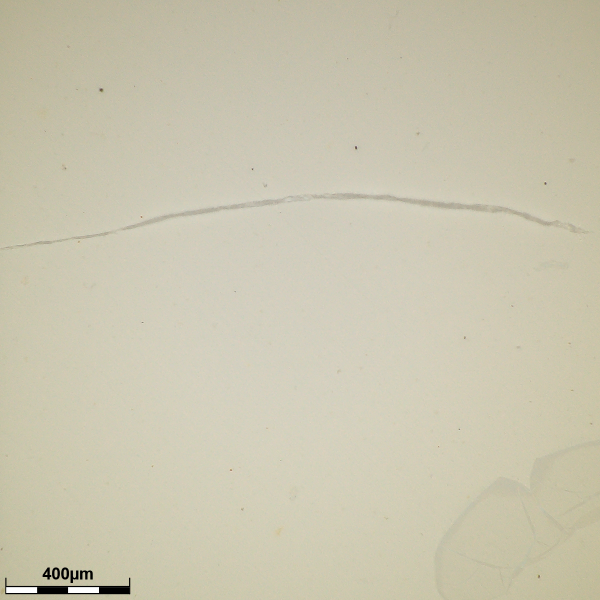
#> input picture images/raw/Ai_F3C-1_1.tiff, 1200 x 1200 px (shown at 1/2 size)
$ python esqueleto_img.py
#> lines starting #> are read from the running program, lines starting #| are printed output that depends on the picture; after the words box and inside, x2 and y2 are one past the last pixel; in counts of white or black regions, pixels touching at a corner belong together
import cv2
import matplotlib.pyplot as plt
import numpy as np
from skimage.morphology import skeletonize
from skimage.morphology import skeletonize
import matplotlib.pyplot as plt
from scipy import ndimage


img = cv2.imread('../../images/raw/Ai_F3C-1_1.tiff')
#> img is the input picture: shape (1200, 1200, 3); mean B, G, R 175.6, 197.6, 202.2
img = img[:800,::]
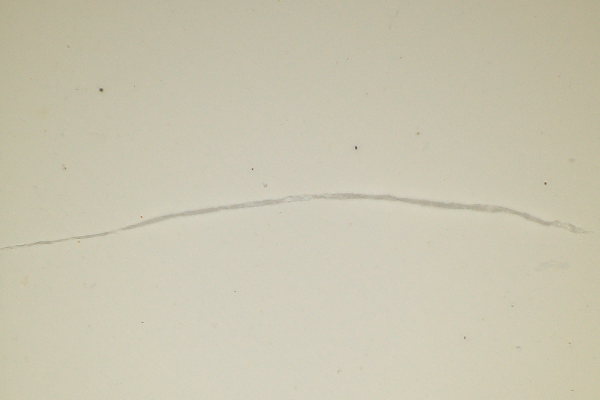
#> img: shape (800, 1200, 3) (shown at 1/2 size); mean B, G, R 175.9, 196.7, 201.5
plt.imshow(img)

# Convertir a escala de grises
gray = cv2.cvtColor(img, cv2.COLOR_BGR2GRAY)
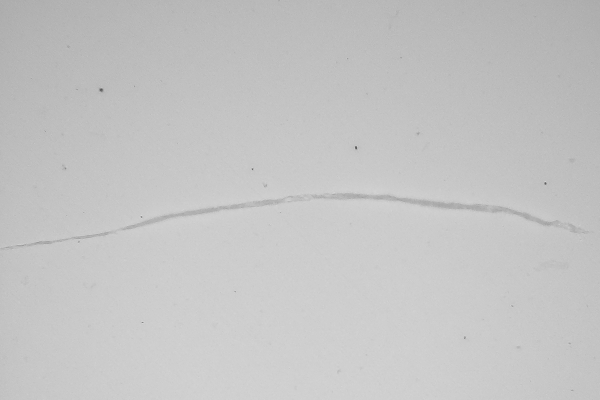
#> gray: shape (800, 1200) (shown at 1/2 size); min 47, max 230, mean 195.8
plt.figure(figsize=(10,10))
plt.imshow(gray, cmap='gray')
plt.title('Escala de Grises')
plt.show()

#------------------------------------------------------
# 1. Mejora del contraste usando CLAHE (Contrast Limited Adaptive Histogram Equalization)
clahe = cv2.createCLAHE(clipLimit=2.0, tileGridSize=(8,8))
clahe_img = clahe.apply(gray)

# 2. Aplicar un filtro Gaussiano para reducir el ruido
blurred = cv2.GaussianBlur(clahe_img, (5,5), 0)

# Mostrar los resultados
plt.figure(figsize=(15,5))
plt.subplot(131)
plt.imshow(gray, cmap='gray')
plt.title('Original en Grises')

plt.subplot(132)
plt.imshow(clahe_img, cmap='gray')
plt.title('Después de CLAHE')

plt.subplot(133)
plt.imshow(blurred, cmap='gray')
plt.title('Después del Suavizado')

# Save the figure
plt.savefig('../../reports/figures/preprocesamiento1_clahe_and_blur_results.png')
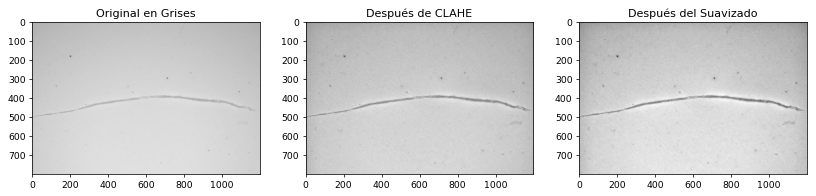
#> figure drawn by matplotlib, 3 panels
plt.show()

#------------------------------------------------------
# 1. Ajustar los parámetros de Canny para mejorar la detección
edges = cv2.Canny(blurred, 20, 100)  # Reducir los umbrales para detectar bordes más sutiles
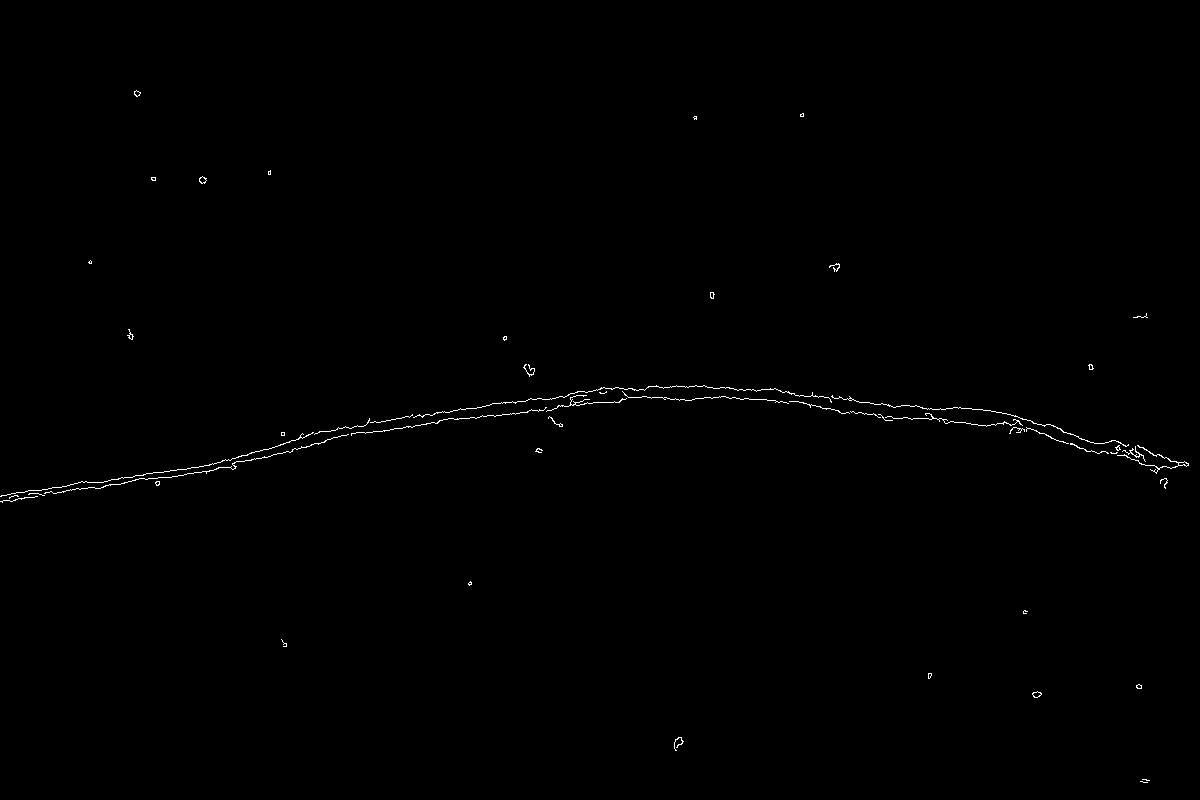
#> edges: shape (800, 1200); 0.35% white in thin lines or dots, all inside (x1, y1, x2, y2) = (0, 90, 1189, 783)

# 2. Aumentar las operaciones morfológicas
kernel = np.ones((5,5), np.uint8)  # Kernel más grande
dilated = cv2.dilate(edges, kernel, iterations=2)
#> dilated: shape (800, 1200); 3.1% white; 24 white regions, largest, box (x1, y1, x2, y2) and area: (0, 381, 1193, 507) 24839, (519, 360, 539, 381) 350, (670, 733, 688, 755) 335
closed = cv2.morphologyEx(dilated, cv2.MORPH_CLOSE, kernel, iterations=2)
#> closed: shape (800, 1200); 3.1% white; 24 white regions, largest, box (x1, y1, x2, y2) and area: (0, 381, 1193, 507) 25553, (519, 360, 539, 381) 350, (670, 733, 688, 755) 335

# 3. Reducir el área mínima para la detección de contornos
min_area = 50  # Valor más pequeño para detectar secciones más sutiles

# 4. Mostrar la detección de bordes para verificar
plt.figure(figsize=(15,5))
plt.subplot(131)
plt.imshow(edges, cmap='gray')
plt.title('Bordes')

plt.subplot(132)
plt.imshow(closed, cmap='gray')
plt.title('Después de Operaciones Morfológicas')

plt.subplot(133)
plt.imshow(cv2.cvtColor(img, cv2.COLOR_BGR2RGB))
plt.title('Original para comparación')

# Save the figure
plt.savefig('../../reports/figures/preprocesamiento2_morfologia_results.png')
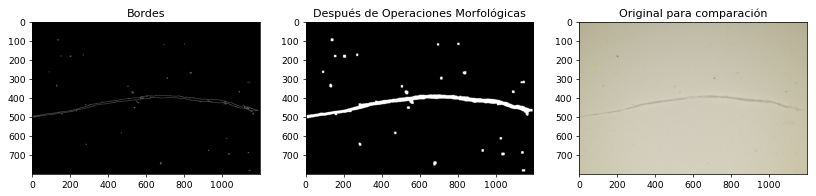
#> figure drawn by matplotlib, 3 panels

plt.show()

#------------------------------------------------------
# perform skeletonization
skeleton = skeletonize(closed > 0)
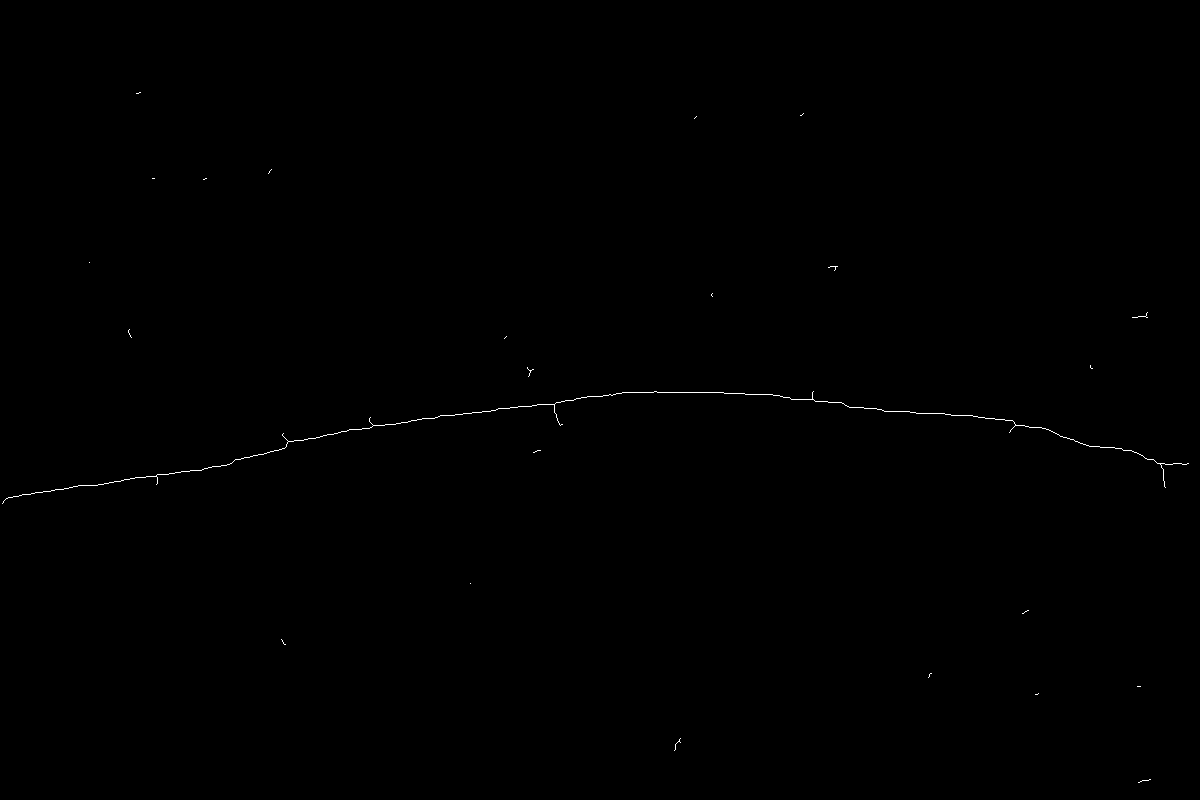
#> skeleton: shape (800, 1200) bool; 0.15% white in thin lines or dots, all inside (x1, y1, x2, y2) = (2, 92, 1189, 783)

# display results
fig, axes = plt.subplots(nrows=1, ncols=2, figsize=(8, 4), sharex=True, sharey=True)

ax = axes.ravel()

ax[0].imshow(img, cmap=plt.cm.gray)
ax[0].axis('off')
ax[0].set_title('original', fontsize=20)

ax[1].imshow(skeleton, cmap=plt.cm.gray)
ax[1].axis('off')
ax[1].set_title('skeleton', fontsize=20)

fig.tight_layout()

# Save the figure
plt.savefig('../../reports/figures/preprocesamiento3_esqueleto_results.png')

plt.show()

#------------------------------------------------------

# Asumiendo que ya tienes la imagen binaria 'closed'
# perform skeletonization
skeleton = skeletonize(closed > 0)

# Contar píxeles del esqueleto
skeleton_pixels = np.sum(skeleton)
#> skeleton_pixels = 1439

# Calcular longitud en micras
pixels_to_microns = 400 / 300  # factor de conversión
length_microns = skeleton_pixels * pixels_to_microns
#> length_microns = 1918.7

# display results
fig, axes = plt.subplots(nrows=1, ncols=2, figsize=(8, 4), sharex=True, sharey=True)
ax = axes.ravel()

ax[0].imshow(img, cmap=plt.cm.gray)
ax[0].axis('off')
ax[0].set_title('original', fontsize=20)

ax[1].imshow(skeleton, cmap=plt.cm.gray)
ax[1].axis('off')
ax[1].set_title(f'Length: {length_microns:.1f} µm', fontsize=20)

fig.tight_layout()

# Save the figure
plt.savefig('../../reports/figures/procesamiento_longitud_micras_results.png')

plt.show()

# Para un cálculo más preciso de la longitud, podemos usar el método de encadenamiento
# Este método tiene en cuenta las conexiones diagonales
def calculate_skeleton_length(skeleton):
    # Etiquetar todos los puntos del esqueleto
    labeled_skeleton, num_features = ndimage.label(skeleton)
#> labeled_skeleton: shape (800, 1200) int32; 290 distinct labels, from 0 to 289
#> num_features = 289

    # Obtener coordenadas de los puntos del esqueleto
    points = np.where(skeleton)
#> points = 1439 positions, rows 92 to 782, columns 2 to 1188
    y, x = points
#> y = 1439 values from 92 to 782; x = 1439 values, max 1188 at index 1106, min 2 at index 1381, mean 614.9

    total_length = 0
    visited = set()

    # Para cada punto, calcular la distancia a sus vecinos
    for i in range(len(x)):
        if (y[i], x[i]) not in visited:
            visited.add((y[i], x[i]))
            # Revisar los 8 vecinos
            for dy in [-1, 0, 1]:
                for dx in [-1, 0, 1]:
                    if dy == 0 and dx == 0:
                        continue
                    ny, nx = y[i] + dy, x[i] + dx
                    if (ny, nx) not in visited and 0 <= ny < skeleton.shape[0] and 0 <= nx < skeleton.shape[1]:
                        if skeleton[ny, nx]:
                            # Distancia euclidiana para conexiones diagonales
                            distance = np.sqrt(dx*dx + dy*dy)
                            total_length += distance
                            visited.add((ny, nx))
#> after the loop, total_length = 817.9; visited = 1439 items

    return total_length * pixels_to_microns

precise_length = calculate_skeleton_length(skeleton)
#> precise_length = 1090.5
print(f"Longitud precisa del esqueleto: {precise_length:.1f} micras")
#| Longitud precisa del esqueleto: 1090.5 micras

$ run again, with images/raw/Ai_F2C-1_1.tiff copied over images/raw/Ai_F3C-1_1.tiff
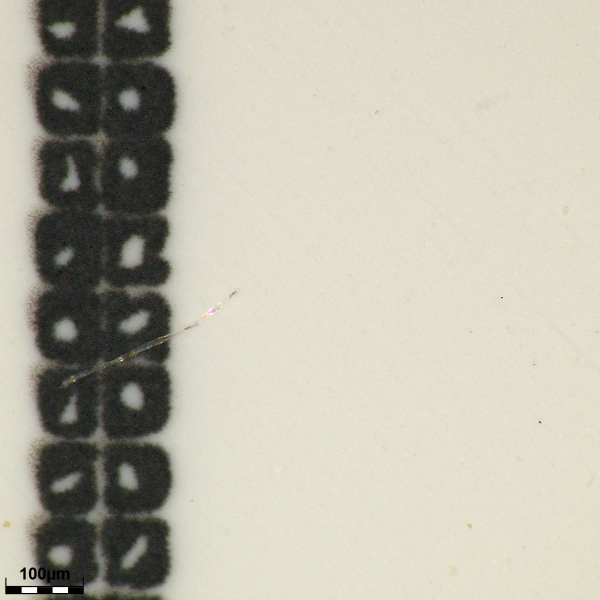
#> input picture images/raw/Ai_F2C-1_1.tiff, 1200 x 1200 px (shown at 1/2 size)
#> img is the input picture: shape (1200, 1200, 3); mean B, G, R 169.4, 183.7, 186.6
#> img: shape (800, 1200, 3)
#> `edges = cv2.Canny(blurred, 20, 100)`:
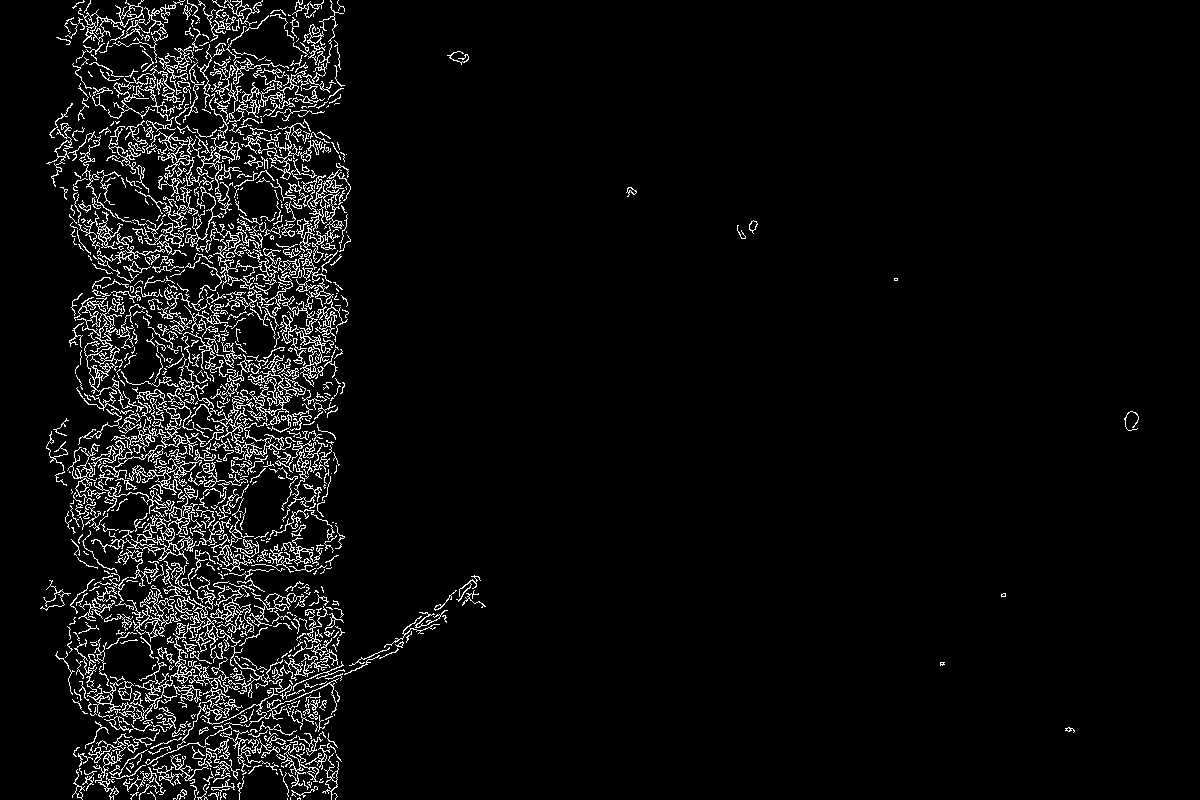
#> edges: shape (800, 1200); 5.2% white in thin lines or dots
#> dilated: shape (800, 1200); 22.5% white; 9 white regions, largest, box (x1, y1, x2, y2) and area: (36, 0, 490, 800) 213058, (733, 216, 762, 243) 594, (1120, 407, 1143, 435) 574
#> closed: shape (800, 1200); 22.9% white; 9 white regions, largest, box (x1, y1, x2, y2) and area: (36, 0, 490, 800) 217137, (733, 216, 762, 243) 604, (1120, 407, 1143, 435) 574
#> `skeleton = skeletonize(closed > 0)`:
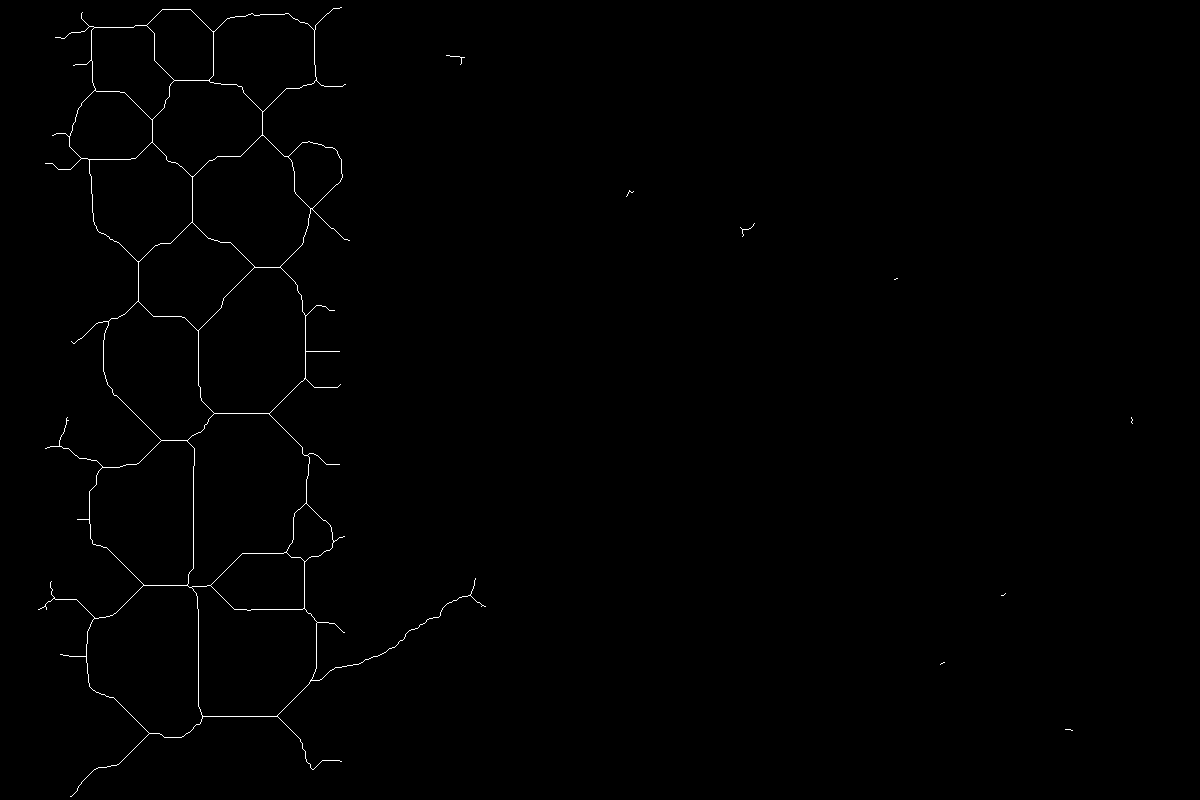
#> skeleton: shape (800, 1200) bool; 0.49% white in thin lines or dots
#> skeleton_pixels = 4666
#> length_microns = 6221.3
#> labeled_skeleton: shape (800, 1200) int32; 1777 distinct labels, from 0 to 1776
#> num_features = 1776
#> points = 4666 positions, rows 7 to 796, columns 38 to 1132
#> y = 4666 values from 7 to 796; x = 4666 values, max 1132 at index 2537, min 38 at index 3707, mean 220.6
#> after the loop in calculate_skeleton_length, `for i in range(len(x)):`: total_length = 2766.1; visited = 4666 items
#> precise_length = 3688.1
#| Longitud precisa del esqueleto: 3688.1 micras
